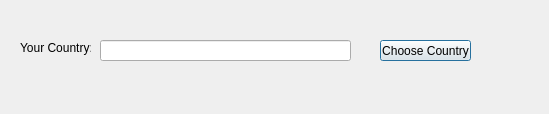
<?xml version="1.0" encoding="UTF-8"?>
<ui version="4.0">
 <class>Dialog</class>
 <widget class="QDialog" name="Dialog">
  <property name="geometry">
   <rect>
    <x>0</x>
    <y>0</y>
    <width>549</width>
    <height>114</height>
   </rect>
  </property>
  <property name="windowTitle">
   <string>Dialog</string>
  </property>
  <widget class="QLabel" name="label">
   <property name="geometry">
    <rect>
     <x>20</x>
     <y>40</y>
     <width>71</width>
     <height>16</height>
    </rect>
   </property>
   <property name="text">
    <string>Your Country:</string>
   </property>
  </widget>
  <widget class="QLineEdit" name="lineEditCountry">
   <property name="geometry">
    <rect>
     <x>100</x>
     <y>40</y>
     <width>251</width>
     <height>21</height>
    </rect>
   </property>
  </widget>
  <widget class="QPushButton" name="pushButtonCountry">
   <property name="geometry">
    <rect>
     <x>380</x>
     <y>40</y>
     <width>91</width>
     <height>21</height>
    </rect>
   </property>
   <property name="text">
    <string>Choose Country</string>
   </property>
  </widget>
 </widget>
 <resources/>
 <connections/>
</ui>
